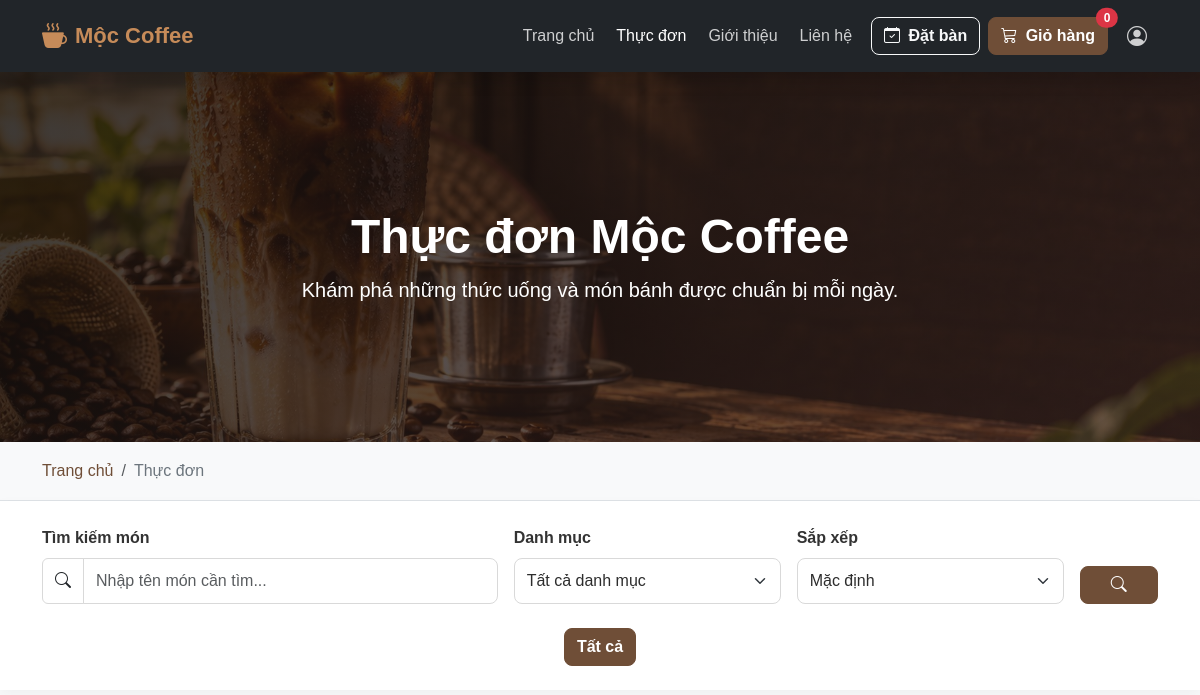
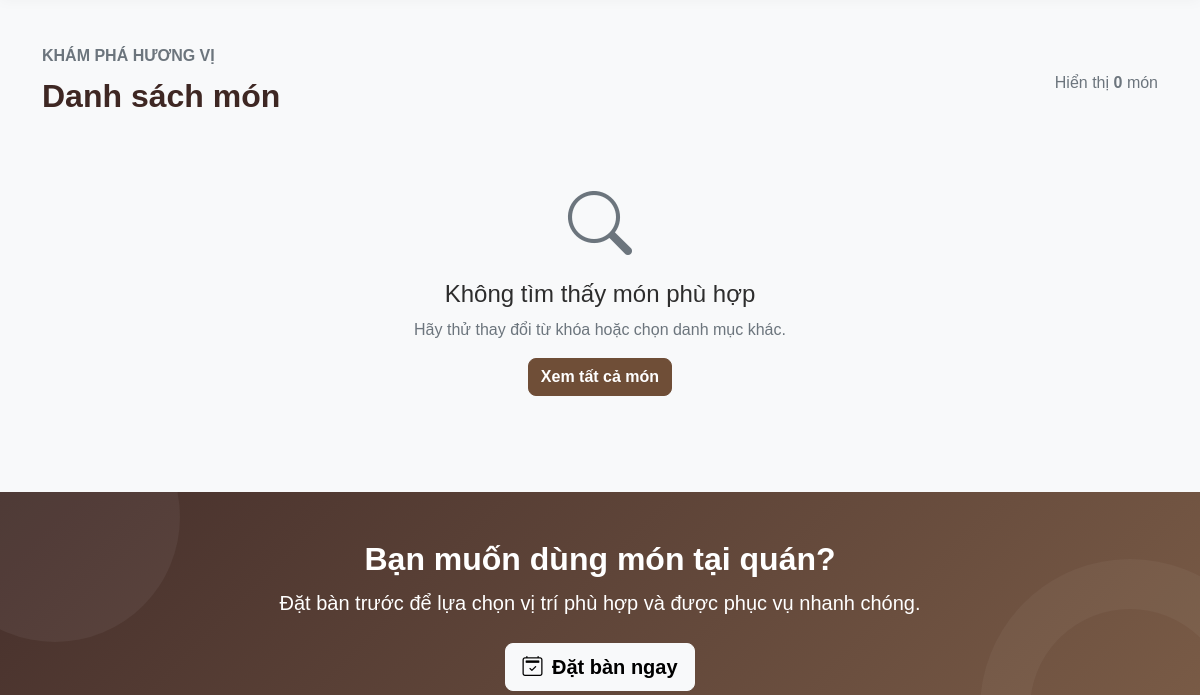
The page /pages/menu.php (upper part) on the database as committed earlier (2 pictures, top to bottom).
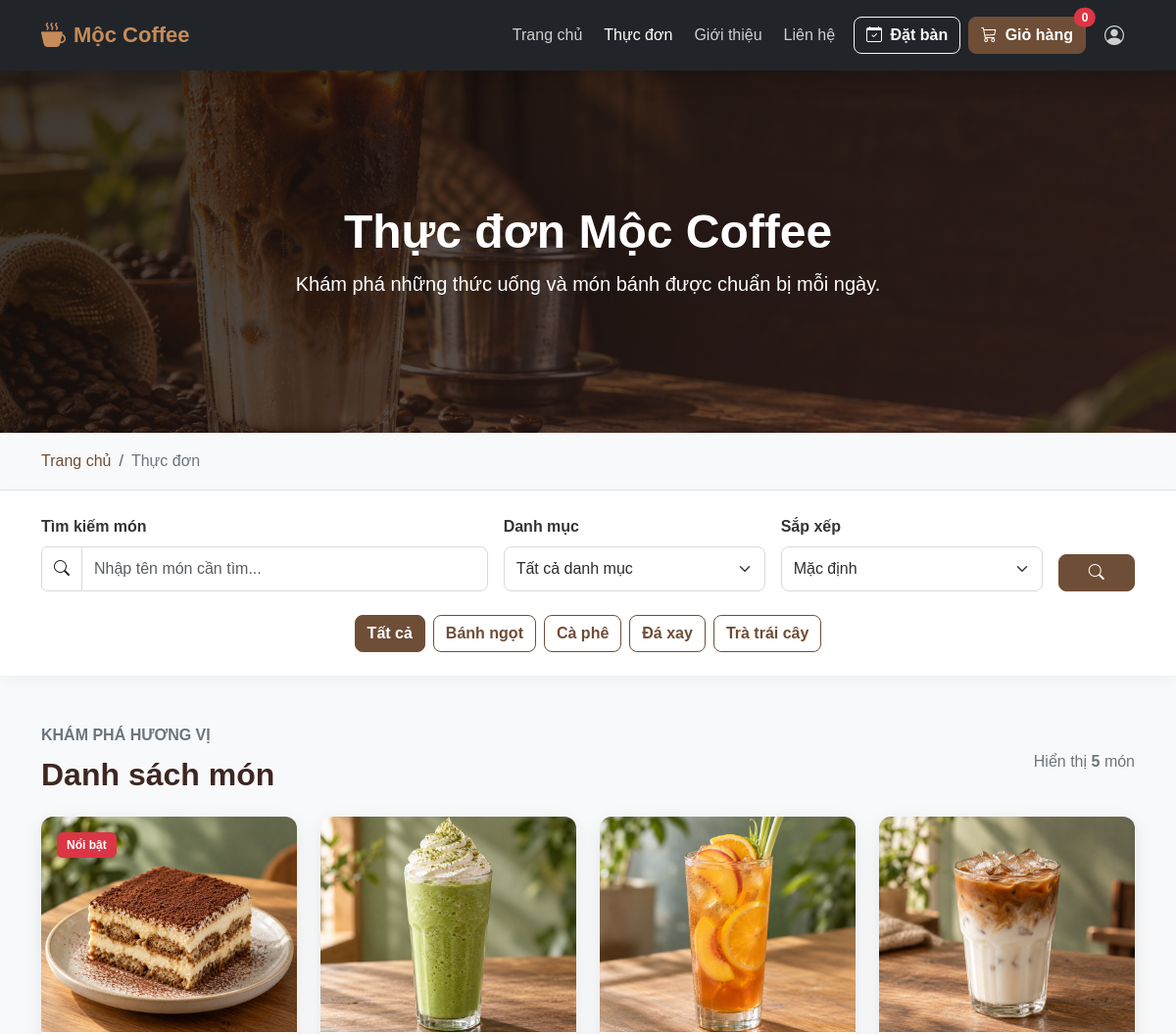
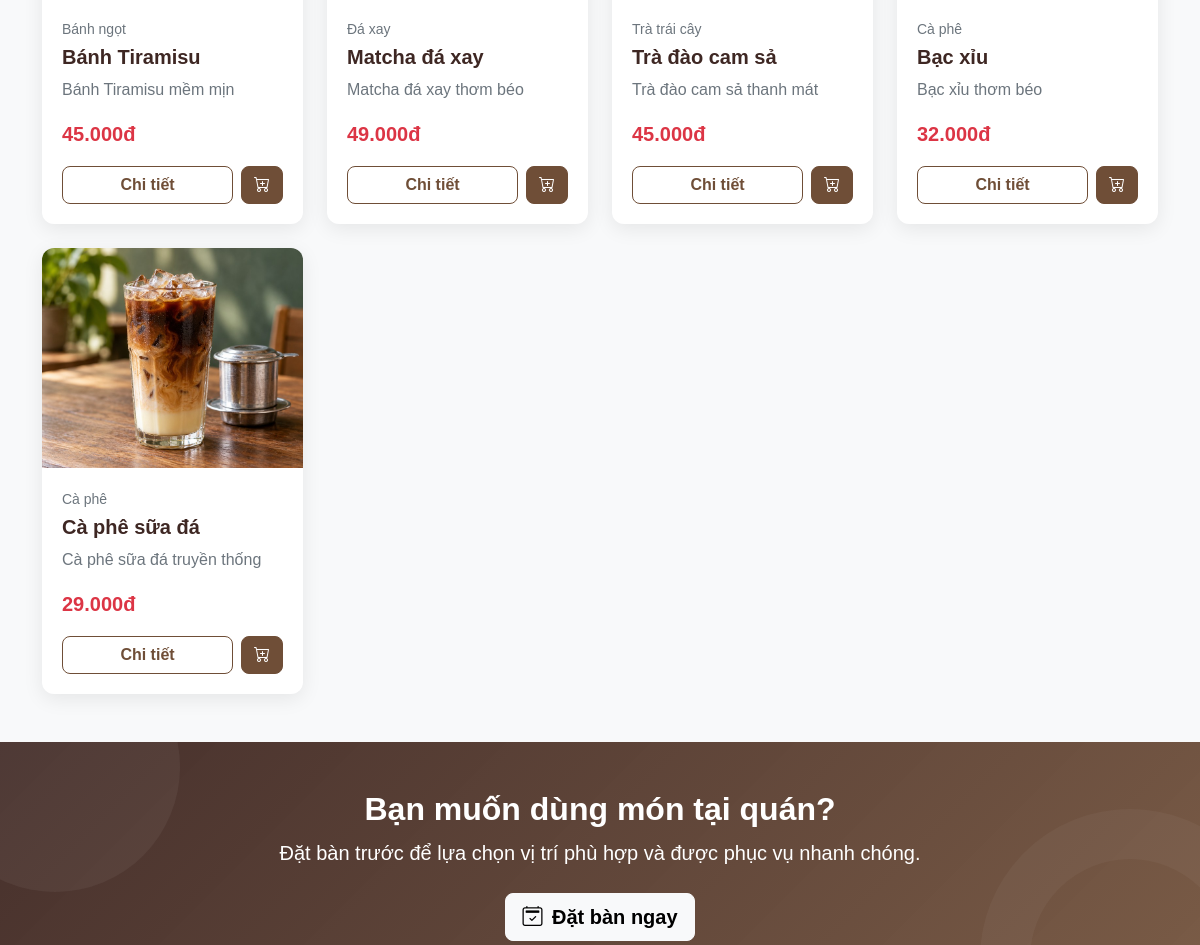
The same page on the database as committed later (2 pictures, top to bottom).
### tables this page shows
CREATE TABLE IF NOT EXISTS categories (
    id INT UNSIGNED AUTO_INCREMENT PRIMARY KEY,
    name VARCHAR(100) NOT NULL,
    slug VARCHAR(120) NOT NULL UNIQUE,
    description TEXT,
    status TINYINT(1) NOT NULL DEFAULT 1,
    created_at TIMESTAMP NOT NULL DEFAULT CURRENT_TIMESTAMP,
    updated_at TIMESTAMP NOT NULL DEFAULT CURRENT_TIMESTAMP
        ON UPDATE CURRENT_TIMESTAMP
);

CREATE TABLE IF NOT EXISTS products (
    id INT UNSIGNED AUTO_INCREMENT PRIMARY KEY,
    category_id INT UNSIGNED NOT NULL,
    name VARCHAR(150) NOT NULL,
    slug VARCHAR(170) NOT NULL UNIQUE,
    description TEXT,
    price DECIMAL(12, 2) NOT NULL DEFAULT 0,
    image VARCHAR(255),
    status TINYINT(1) NOT NULL DEFAULT 1,
    created_at TIMESTAMP NOT NULL DEFAULT CURRENT_TIMESTAMP,
    updated_at TIMESTAMP NOT NULL DEFAULT CURRENT_TIMESTAMP
        ON UPDATE CURRENT_TIMESTAMP,

    CONSTRAINT fk_products_categories
        FOREIGN KEY (category_id)
        REFERENCES categories(id)
        ON UPDATE CASCADE
        ON DELETE RESTRICT
);

### pages/menu.php (the view, shortened to what the changed rows need)
<?php
require_once __DIR__ . '/../includes/init.php';
$categoryId = filter_input(
    INPUT_GET,
    'category',
    FILTER_VALIDATE_INT
);
if (!$categoryId || $categoryId < 1) {
    $categoryId = null;
}
$sort = (string) ($_GET['sort'] ?? 'default');
$categoryStatement = $pdo->query(
    "SELECT id, name, slug
     FROM categories
     WHERE status = 1
     ORDER BY name ASC"
);
$categories = $categoryStatement->fetchAll();
$whereConditions = [
    'p.status = 1',
    'c.status = 1',
];
$queryParameters = [];
$orderBy = match ($sort) {
    'name_asc' => 'p.name ASC',
    'name_desc' => 'p.name DESC',
    'price_asc' => 'p.price ASC',
    'price_desc' => 'p.price DESC',
    default => 'p.id DESC',
};
$productSql = "
    SELECT
        p.id,
        p.category_id,
        p.name,
        p.slug,
        p.description,
        p.price,
        p.image,
        c.name AS category_name
    FROM products AS p
    INNER JOIN categories AS c
        ON c.id = p.category_id
    WHERE " . implode(' AND ', $whereConditions) . "
    ORDER BY {$orderBy}
";
$productStatement = $pdo->prepare($productSql);
$productStatement->execute($queryParameters);
$products = $productStatement->fetchAll();
?>
<!DOCTYPE html>
<html lang="vi">
<head>
  <link href="https://cdn.jsdelivr.net/npm/bootstrap@5.3.3/dist/css/bootstrap.min.css" rel="stylesheet" />
  <link rel="stylesheet" href="https://cdn.jsdelivr.net/npm/bootstrap-icons@1.11.3/font/bootstrap-icons.min.css" />
  <link rel="stylesheet" href="../assets/css/style.css" />
  <link rel="stylesheet" href="../assets/css/responsive.css" />
</head>
<body>
  <main>
    <section class="page-banner menu-banner">
      <div class="container text-center text-white">
        <h1 class="display-5 fw-bold">Thực đơn Mộc Coffee</h1>
      </div>
    </section>
<section class="py-4 bg-white sticky-filter">
  <div class="container">
    <div
      class="d-flex flex-wrap gap-2
             justify-content-center mt-4"
    >
      <a
        href="menu.php"
        class="btn <?=
          $categoryId === null
              ? 'btn-coffee'
              : 'btn-outline-coffee'
        ?>"
      >
        Tất cả
      </a>
      <?php foreach ($categories as $category): ?>
        <a
          href="menu.php?category=<?=
            (int) $category['id']
          ?>"
          class="btn <?=
            $categoryId === (int) $category['id']
                ? 'btn-coffee'
                : 'btn-outline-coffee'
          ?>"
        >
          <?=
            htmlspecialchars(
                $category['name'],
                ENT_QUOTES,
                'UTF-8'
            )
          ?>
        </a>
      <?php endforeach; ?>
    </div>
  </div>
</section>
<section class="py-5 bg-light">
  <div class="container">
    <div
      class="d-flex flex-column flex-md-row
             justify-content-between align-items-md-center mb-4"
    >
      <div>
        <h2 class="section-title mb-0">
          Danh sách món
        </h2>
      </div>
      <p class="text-secondary mt-2 mb-0">
        Hiển thị
        <strong><?= count($products) ?></strong>
        món
      </p>
    </div>
    <?php if (empty($products)): ?>
      <div class="text-center py-5">
        <i class="bi bi-search display-3 text-secondary"></i>
        <h3 class="h4 mt-3">
          Không tìm thấy món phù hợp
        </h3>
        <p class="text-secondary">
          Hãy thử thay đổi từ khóa hoặc chọn danh mục khác.
        </p>
        <a href="menu.php" class="btn btn-coffee">
          Xem tất cả món
        </a>
      </div>
    <?php else: ?>
      <div class="row g-4">
        <?php foreach ($products as $index => $product): ?>
          <?php
          $image = trim(
              (string) ($product['image'] ?? '')
          );
          if ($image === '') {
              $imageUrl =
                  '../assets/images/products/default-product.jpg';
          } elseif (
              filter_var($image, FILTER_VALIDATE_URL)
          ) {
              $imageUrl = $image;
          } elseif (
              strpos($image, '/uploads/') === 0
          ) {
              $imageUrl = '../backend' . $image;
          } else {
              $imageUrl =
                  '../assets/images/products/'
                  . basename($image);
          }
          $description = trim(
              (string) ($product['description'] ?? '')
          );
          ?>
          <div class="col-12 col-sm-6 col-lg-4 col-xl-3">
            <article class="card product-card h-100">
              <div class="position-relative">
                <img
                  src="<?=
                    htmlspecialchars(
                        $imageUrl,
                        ENT_QUOTES,
                        'UTF-8'
                    )
                  ?>"
                  class="card-img-top"
                  alt="<?=
                    htmlspecialchars(
                        $product['name'],
                        ENT_QUOTES,
                        'UTF-8'
                    )
                  ?>"
                  loading="lazy"
                  onerror="
                    this.onerror = null;
                    this.src =
                      '../assets/images/products/default-product.jpg';
                  "
                >
                <?php if ($index === 0): ?>
                  <span
                    class="badge bg-danger
                           position-absolute top-0 start-0 m-3"
                  >
                    Nổi bật
                  </span>
                <?php endif; ?>
              </div>
              <div class="card-body d-flex flex-column">
                <p class="small text-secondary mb-1">
                  <?=
                    htmlspecialchars(
                        $product['category_name'],
                        ENT_QUOTES,
                        'UTF-8'
                    )
                  ?>
                </p>
                <h3 class="card-title h5">
                  <?=
                    htmlspecialchars(
                        $product['name'],
                        ENT_QUOTES,
                        'UTF-8'
                    )
                  ?>
                </h3>
                <p class="card-text text-secondary">
                  <?=
                    htmlspecialchars(
                        $description,
                        ENT_QUOTES,
                        'UTF-8'
                    )
                  ?>
                </p>
                <div class="mt-auto">
                  <p class="fw-bold text-danger fs-5 mb-3">
                    <?=
                      number_format(
                          (float) $product['price'],
                          0,
                          ',',
                          '.'
                      )
                    ?>đ
                  </p>
                  <div class="d-flex gap-2">
                    <a
                      href="product-detail.php?id=<?=
                        (int) $product['id']
                      ?>"
                      class="btn btn-outline-coffee flex-grow-1"
                    >
                      Chi tiết
                    </a>
                    <form
                      method="POST"
                      action="../actions/cart-add.php"
                    >
                      <button
                        type="submit"
                        class="btn btn-coffee"
                        title="Thêm vào giỏ hàng"
                      >
                        <i class="bi bi-cart-plus"></i>
                      </button>
                    </form>
                  </div>
                </div>
              </div>
            </article>
          </div>
        <?php endforeach; ?>
      </div>
    <?php endif; ?>
  </div>
</section>
    <section class="booking-callout py-5">
      <div class="container text-center text-white">
        <h2 class="fw-bold">Bạn muốn dùng món tại quán?</h2>
      </div>
    </section>
  </main>
</body>
</html>
</html>

Rows that differ between the two databases and show on the page:
added categories: name "Bánh ngọt"
added categories: name "Cà phê"
added categories: name "Đá xay"
added categories: name "Trà trái cây"
added products: image (picture), shows "Nổi bật", category.name "Bánh ngọt", name "Bánh Tiramisu", description "Bánh Tiramisu mềm mịn", price "45.000"
added products: image (picture), category.name "Đá xay", name "Matcha đá xay", description "Matcha đá xay thơm béo", price "49.000"
added products: image (picture), category.name "Trà trái cây", name "Trà đào cam sả", description "Trà đào cam sả thanh mát", price "45.000"
added products: image (picture), category.name "Cà phê", name "Bạc xỉu", description "Bạc xỉu thơm béo", price "32.000"
added products: image (picture), category.name "Cà phê", name "Cà phê sữa đá", description "Cà phê sữa đá truyền thống", price "29.000"
Other text that changed with them:
count($products): "0" → "5"
text no longer shown: "Không tìm thấy món phù hợp Hãy thử thay đổi từ khóa hoặc chọn danh mục khác. Xem tất cả món"
